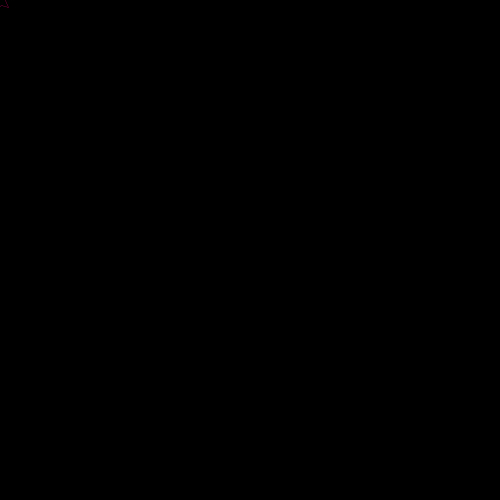
Frame 1 (no input)
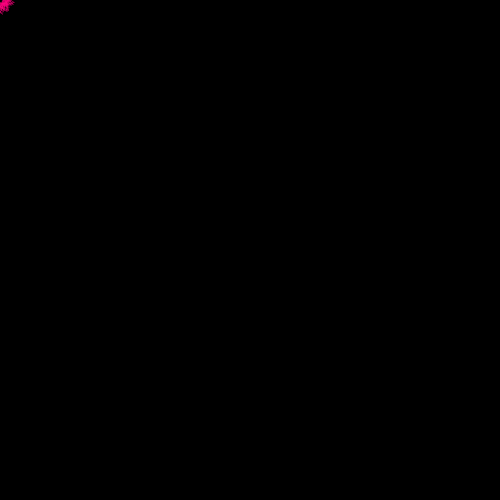
Frame 60 (the mouse pressed at the canvas centre just before this capture)
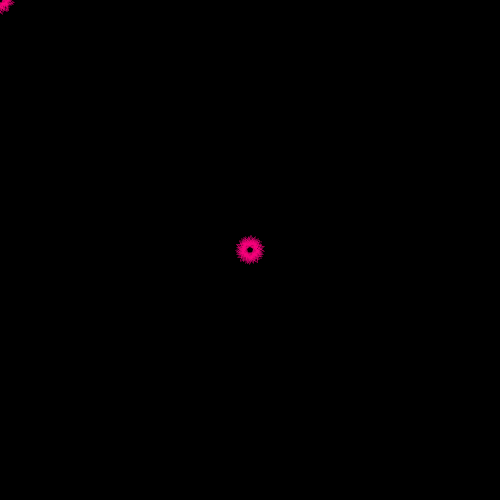
Frame 120 (the mouse held since frame 60 and released just before this capture)

The Processing sketch that drew these frames (run headless with seeded random() and noise(); from frame 60 on, the mouse is pressed at the canvas centre):

// Processing sketch: processing_94521
// ── processing_94521.pde

float angle;


void setup() {
  size(500, 500);
  background(0);
  smooth();
}


void star() {

  fill(230, 0, 120, random(50, 200));            
  stroke(255, 0, 100);
  pushMatrix();
  scale(0.2, 0.2);
  beginShape();
  vertex(0, -50);
  vertex(14, -20);
  vertex(47, -15);
  vertex(23, 7);
  vertex(29, 40);
  vertex(0, 25);
  vertex(-29, 40);
  vertex(-23, 7);
  vertex(-47, -15);
  vertex(-14, -20);
  endShape(CLOSE);
  popMatrix();
}


void splatter() {

  strokeWeight(2);
  pushMatrix();
  translate(random(-30, 50), random(-50, 30));

  scale(random(0.1, 0.5));
  beginShape();
  vertex(0, -50);
  vertex(14, -20);
  vertex(47, -15);
  vertex(23, 7);
  vertex(29, 40);
  vertex(0, 25);
  vertex(-29, 40);
  vertex(-23, 7);
  vertex(-47, -15);
  vertex(-14, -20);
  endShape(CLOSE);
  popMatrix();
}


void draw() {


  pushMatrix();
  translate(mouseX, mouseY);
  angle=angle+1;
  rotate(angle);
  scale(random(0.1, 0.3));
  stroke(255, 0, 127);
  noFill();
  beginShape();
  vertex(0, -50);
  vertex(14, -20);
  vertex(47, -15);
  vertex(23, 7);
  vertex(29, 40);
  vertex(0, 25);
  vertex(-29, 40);
  vertex(-23, 7);
  vertex(-47, -15);
  vertex(-14, -20);
  endShape(CLOSE);
  popMatrix(); 
  frameRate(25);
}



void mouseClicked() {

  translate(mouseX+random(-3, 3), mouseY+random(-3, 3));

  star();
  star();
  star();
  splatter();
  splatter();
  splatter();
  splatter();
  splatter();
  splatter();
  splatter();
}
